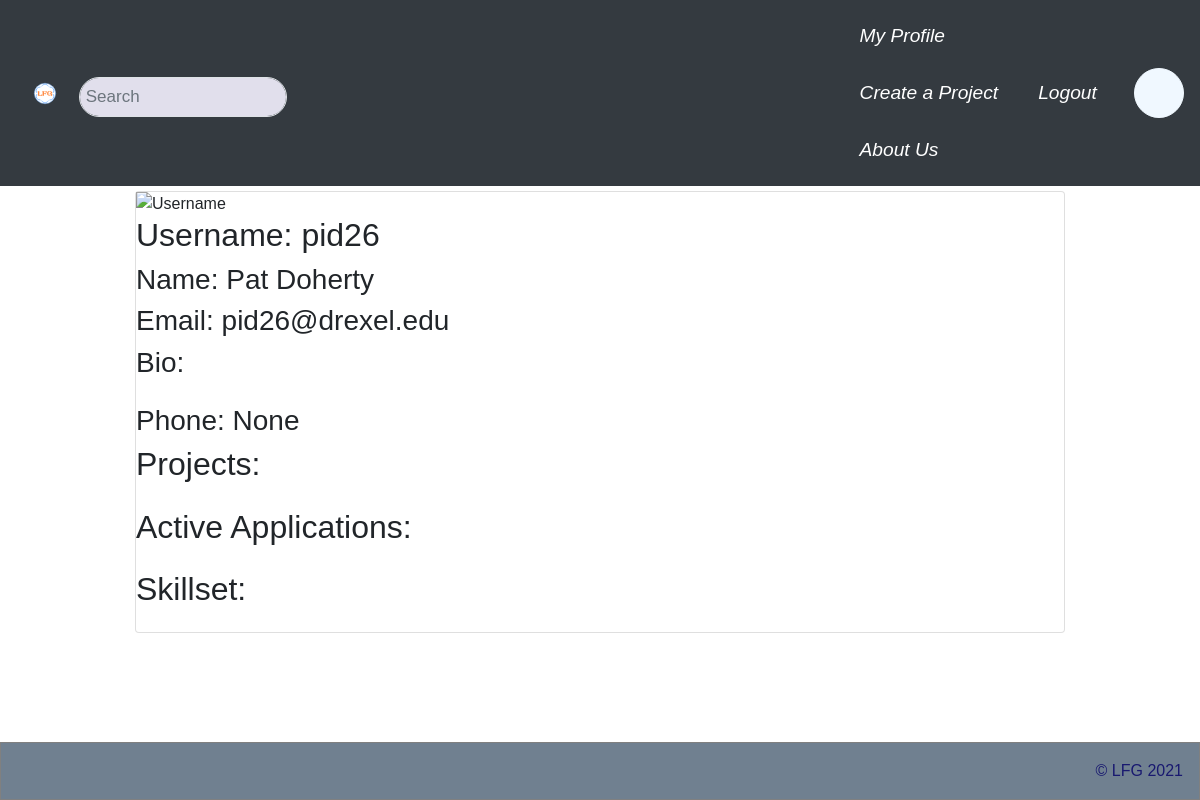
Page /accounts/profile/6/ (signed in) on the earlier database version.
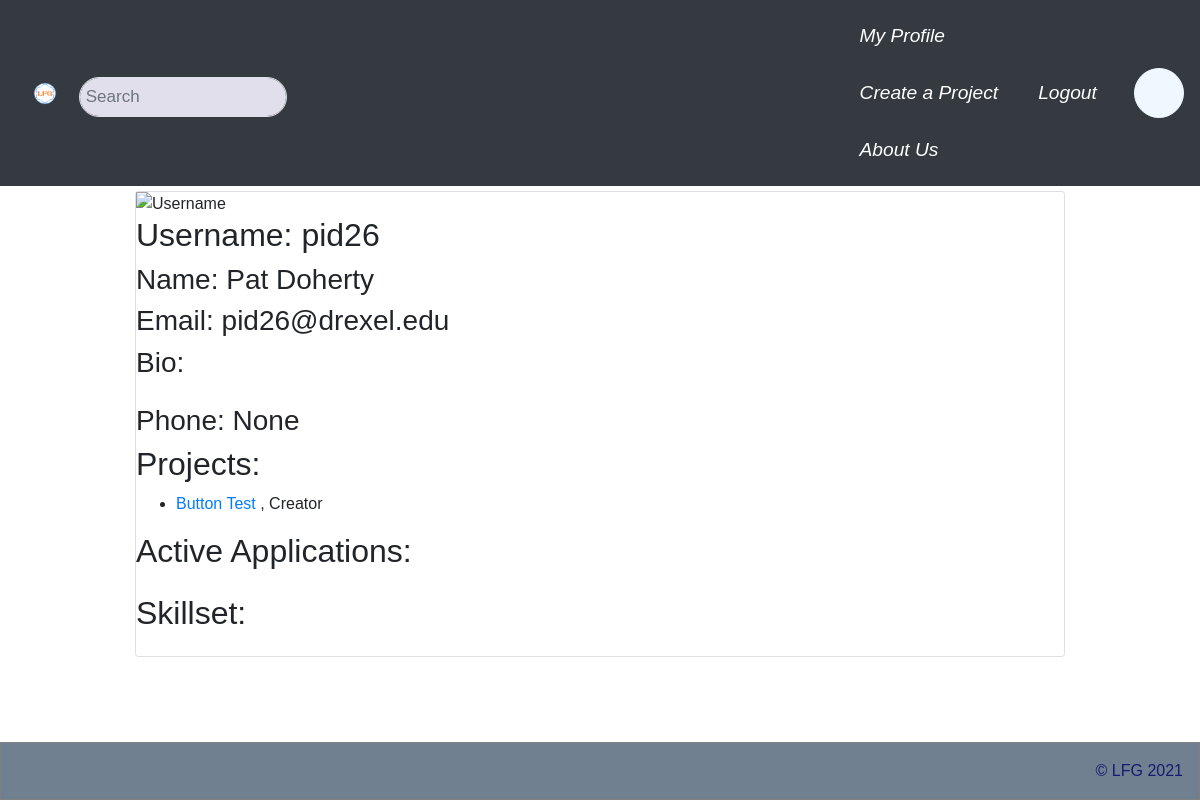
Same page on the later database version.
### LFGCore/models.py (models this page shows, shortened)
class Member(models.Model):
  profile = models.ForeignKey(Profile, on_delete=models.CASCADE)
  project = models.ForeignKey(Project, on_delete=models.CASCADE)
  roles = models.ManyToManyField('Role', through='RolePeriod')
  is_owner = models.BooleanField()
  start_date = models.DateTimeField(default=now)
  end_date = models.DateTimeField(null=True)
  active = models.BooleanField(default=True)

class Project(models.Model):
  channels = models.ManyToManyField('ChatChannel', through='ProjectChannel')
  name = models.CharField(max_length=45)
  description = models.CharField(max_length=10000)
  start_date = models.DateTimeField(default=now)
  end_date = models.DateTimeField(null=True)
  active = models.BooleanField(default=True)
  objects = ProjectManager()

class Role(models.Model):
  project = models.ForeignKey(Project, on_delete=models.CASCADE)
  skills = models.ManyToManyField('Skill')
  title = models.CharField(max_length=45)
  description = models.CharField(max_length=1000)
  active = models.BooleanField(default=True)

### LFGCore/views.py (the view)
# urls.py: path('accounts/profile/', views.profile, name='my_profile_view'),
@login_required
def profile(request, id=None):
  user = None
  if id == None:
    user = request.user
  else:
    user = User.objects.get(id=id)
  return render(request, 'LFGCore/profile.html', {
    "user": user,
    "is_own_profile": user == request.user,
    "memberships" : user.profile.member_set.filter(project__active=True),
    "skillset": user.profile.get_resume(),
    'logged_in' : request.user.is_authenticated
  })

### LFGCore/models.py (called while the page is built)
  def get_resume(self):
    skillset = defaultdict(float)
    for membership in self.member_set.all():
      for period in membership.roleperiod_set.all():
        for skill in period.role.skills.all():
          skillset[skill] += period.duration()
    return [(skill, skillset[skill], format_time(skillset[skill])) for skill in skillset]

### LFGCore/templates/LFGCore/profile.html (shortened to what this page needs)
{% extends "LFGCore/base.html" %}
{% block content %}
<div class="card">
  <img src="image_defaultProfile.jpg" alt="Username" style="width:100%">
  <h2>Username: {{ user.username }}</h2>
  <h3>Name: {{ user.first_name }} {{ user.last_name }}</h3>
  <h3>Email: {{ user.email }}</h3>
  <h3>Bio:</h3>
  <h3>Phone: {{ user.profile.telephone_number }}</h3>
  <h2>Projects:</h2>
  <ul>
    {% for member in memberships %}
    <li>
      <a href="/project/{{ member.project.id }}/">{{ member.project.name }}</a>
        {% if member.roles.all %}
        , {{ member.roles.all.0.title }}
        {% endif %}
      </li>
      {% endfor %}
  </ul>
  <h2>Active Applications:</h2>
  <h2>Skillset:</h2>
</div>
{% endblock content %}

Differences in the rows shown:
added Member: project.name "Button Test", roles.all.0 "Creator"
